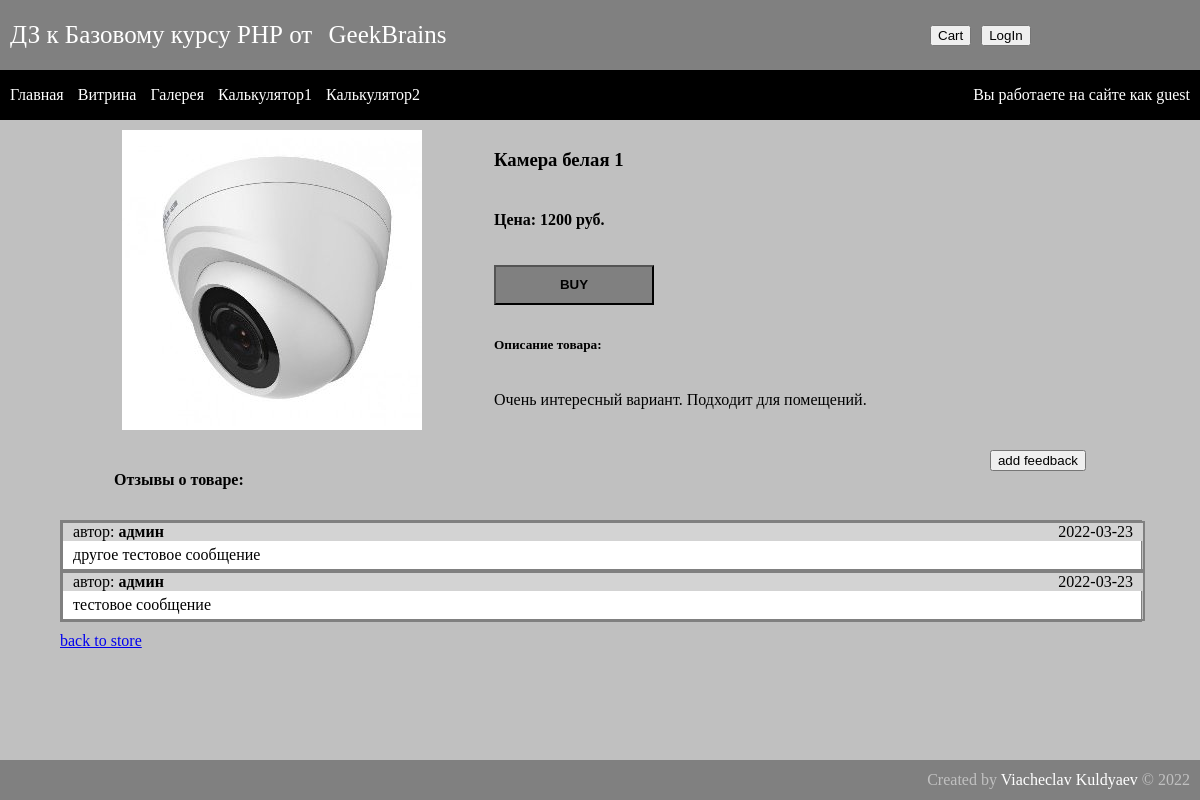
Screenshot of /item/?id=1 with the database file from the repository.
### tables this page shows
CREATE TABLE `goods` (
  `id` int(10) UNSIGNED NOT NULL,
  `name` varchar(150) NOT NULL,
  `s_describ` varchar(300) NOT NULL,
  `f_describ` text NOT NULL,
  `price` int(10) UNSIGNED NOT NULL,
  `quantity` int(10) UNSIGNED NOT NULL,
  `q_limit` int(10) UNSIGNED NOT NULL
);

CREATE TABLE `feedback` (
  `id` int(10) UNSIGNED NOT NULL,
  `goods_id` int(10) UNSIGNED NOT NULL,
  `author` varchar(150) NOT NULL,
  `date` date NOT NULL,
  `feedback` text NOT NULL
);

### engine/db.php (called while the page is built, shortened)
<?php
function getDb(){
    static $db = null;
    if(is_null($db)){
        $db = @mysqli_connect(HOST, USER, PASS, DB) or die("Could not connect: " . mysqli_connect_error());
    }
    return $db;
}
function getAssocResult($sql){
    $result = @mysqli_query(getDb(), $sql) or die(mysqli_error(getDb()));
    $array_result = [];
    while($row = mysqli_fetch_assoc($result)){
        $array_result[] = $row;
    }
    return $array_result;
}
function getOneResult($sql){
    $result = @mysqli_query(getDb(), $sql) or die(mysqli_error(getDb()));
    return mysqli_fetch_assoc($result);
}

### models/store.php (called while the page is built, shortened)
<?php
function getOneGoodsCard($id) {
    return getOneResult("SELECT id, name, price, s_describ FROM goods WHERE id = {$id}");
}

### models/feedback.php (called while the page is built)
<?php
function getGFeedback($goods_id) {
    return getAssocResult("SELECT id, author, date, feedback  FROM feedback WHERE goods_id = {$goods_id} ORDER BY id DESC");
}

### templates/item.php (the view, shortened to what this page needs)
<div class="card">
    <div class="itemInfoPlace">
        <div class="itemImgPlace">
            <img src="/images/imgs_goods_600/<?=$item['id']?>.jpg" alt="item image">
        </div>
        <div class="itemInfo">
            <div class="itemName">
                <h3><?=$item['name']?></h3>
            </div>
            <div class="itemPrice">
               <h4>Цена:  <?=$item['price']?> руб.</h4>
            </div>
            <div class="buyBtn">
                <button class="buy" id="buyBtn" data-itemid=<?=$item['id']?> data-session=<?=session_id()?>><b>BUY</b></button>
            </div>
            <h5>Описание товара:</h5>
            <div class="itemDescription">
                <p><?=$item['s_describ']?></p>
            </div>
        </div>
    </div>
    <div class="itemFeedback">
        <div id="feedbackHeader">
            <div class='feedbackHeaderItem'>
                <h4>Отзывы о товаре:</h4>
            </div>
            <div class='feedbackHeaderItem'>
                <button onclick="showForm()">add feedback</button>
            </div>
        </div>
        <div class="feedbackDesk">
            <div class="oneFeedback">
                <? if(count($feedback) != 0): ?>
                    <?php foreach ($feedback as $post):?>
                        <div class="feedbackItem">
                            <div class="feedbackHeader">
                                <div class="feedbackAuthor">
                                    автор: <b><?=$post['author']?></b>
                                </div>
                                <div class="feedbackDate">
                                    <?=$post['date']?>
                                </div>
                            </div>
                            <div class="feedbackText">
                                <?=$post['feedback']?>
                            </div>
                        </div>
                    <? endforeach;?>
                <? endif; ?>
            </div>
        </div>
    </div>
</div>

### css/style.css (style rules this page uses)
body, html { margin: 0; padding: 0; }
html { width: 100%; min-height: 100%; }
body { background-color: silver; display: flex; flex-direction: column; width: 100%; min-height: 100vh; }

### css/item.css (style rules this page uses)
.card { width: 90%; margin-left: 5%; display: flex; flex-direction: column; }
.itemInfoPlace { width: 100%; display: flex; margin-bottom: 10px; }
.itemImgPlace { width: 40%; display: flex; justify-content: center; align-items: center; padding-top: 10px; padding-bottom: 10px; }
.itemInfo { width: 60%; padding: 10px; display: flex; flex-direction: column; }
.buyBtn { min-height: 50px; margin-top: 15px; }
.buy { height: 40px; width: 160px; background-color: grey; }
.feedbackDesk { width: 100%; display: flex; flex-direction: column; margin-bottom: 10px; }
.oneFeedback { width: 100%; background-color: white; border: 1px solid grey; }
.feedbackItem { width: 100%; display: flex; flex-direction: column; border: 2px solid grey; }
.feedbackHeader { width: 100%; display: flex; justify-content: space-between; background-color: lightgrey; }
.feedbackAuthor { margin-left: 10px; }
.feedbackDate { margin-right: 10px; }
.feedbackText { padding: 5px 0 5px 10px; }
#feedbackHeader { width: 90%; margin-left: 5%; min-height: 70px; display: flex; justify-content: space-between; }

### rows the page displays
goods: name "Камера белая 1", price "1200", s_describ "Очень интересный вариант. Подходит для помещений."
feedback: author "админ", date "2022-03-23", feedback "другое тестовое сообщение"
feedback: author "админ", date "2022-03-23", feedback "тестовое сообщение"

### other values shown
$_SESSION['login'] "guest"
